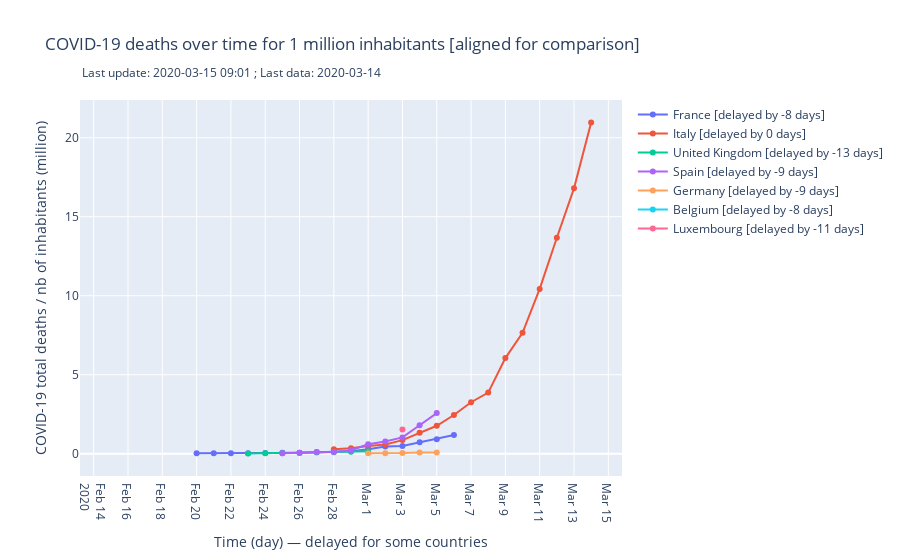

Notebook code cell kept with this figure:
### Markdown cell above
### Total deaths for 1 million inhabitants [aligned]

### Code cell
import plotly.graph_objects as go
import plotly

fig = go.Figure()

last_d = 16
offset_france = compute_offset(df_confirmed, 'Italy', 'France')
offset_uk = compute_offset(df_confirmed, 'Italy', 'United Kingdom')
offset_sp = compute_offset(df_confirmed, 'Italy', 'Spain')
offset_ge = compute_offset(df_confirmed, 'Italy', 'Germany')
upset_ch = 1

for c in countries:
    pop = countries[c]['pop']
    offset = countries[c]['offset']
    if offset==0: offset2=-1
    fig.add_trace(go.Scatter(x = df_deaths['date'][-last_d-offset:], y=df_deaths[c][-last_d:]/pop,
                    mode='lines+markers',
                    name='{} [delayed by {} days]'.format(c, -offset)))
    
"""
fig.add_trace(go.Scatter(x=df_deaths['date'][-last_d-offset_france:-offset_france], y=df_deaths['France'][-last_d:]/pop_fr,
                    mode='lines+markers',
                    name='France [delayed by {} days]'.format(-offset_france)))
fig.add_trace(go.Scatter(x=df_deaths['date'][-last_d:], y=df_deaths['Italy'][-last_d:]/pop_it,
                    mode='lines+markers',
                    name='Italy [reference]'))
fig.add_trace(go.Scatter(x=df_deaths['date'][-last_d-offset_uk:-offset_uk], y=df_deaths['United Kingdom'][-last_d:]/pop_uk,
                    mode='lines+markers',
                    name='UK [delayed by {} days]'.format(-offset_uk)))

fig.add_trace(go.Scatter(x=df_deaths['date'][-last_d:], y=df_deaths['China'][upset_ch : upset_ch+last_d]/pop_ch,
                    mode='lines+markers',
                    name='CH [delayed by {} days]'.format(len(df_confirmed)-upset_ch)))
fig.add_trace(go.Scatter(x=df_deaths['date'][-last_d-offset_sp:-offset_sp], y=df_deaths['Spain'][-last_d:]/pop_sp,
                    mode='lines+markers',
                    name='Spain [delayed by {} days]'.format(-offset_sp)))
fig.add_trace(go.Scatter(x=df_deaths['date'][-last_d-offset_ge:-offset_ge], y=df_deaths['Germany'][-last_d:]/pop_ge,
                    mode='lines+markers',
                    name='Germany [delayed by {} days]'.format(-offset_ge)))

"""
fig.update_layout(
    title="COVID-19 deaths over time for 1 million inhabitants [aligned for comparison]",
    xaxis_title="Time (day) — delayed for some countries",
    yaxis_title="COVID-19 total deaths / nb of inhabitants (million)",
    annotations = [dict(xref='paper',
        yref='paper',
        x=0, y=1.1,
        showarrow=False,
        text ='Last update: {} ; Last data: {}'.format(today, df_confirmed['date'].values[-1]))]
)

fig.update_xaxes(nticks = 30)

fig.show()
py.plot(fig, filename = 'deaths-aligned', auto_open=False)
plotly.offline.plot(fig, filename = 'deaths_aligned.html', auto_open=False)
#py.iplot(fig, filename='covid_aligned.html')

### Figure 1 — Plotly figure (JSON) as saved in the notebook; plotly's stock layout.template omitted (floating-point values rounded to 4 significant figures)
{"data": [{"mode": "lines+markers", "name": "France [delayed by -8 days]", "type": "scatter", "x": ["2020-02-20", "2020-02-21", "2020-02-22", "2020-02-23", "2020-02-24", "2020-02-25", "2020-02-26", "2020-02-27", "2020-02-28", "2020-02-29", "2020-03-01", "2020-03-02", "2020-03-03", "2020-03-04", "2020-03-05", "2020-03-06", "2020-03-07", "2020-03-08", "2020-03-09", "2020-03-10", "2020-03-11", "2020-03-12", "2020-03-13", "2020-03-14"], "y": [0.02986, 0.02986, 0.02986, 0.02986, 0.04478, 0.05971, 0.05971, 0.08957, 0.1343, 0.1493, 0.2836, 0.4478, 0.4926, 0.7165, 0.9106, 1.179]}, {"mode": "lines+markers", "name": "Italy [delayed by 0 days]", "type": "scatter", "x": ["2020-02-28", "2020-02-29", "2020-03-01", "2020-03-02", "2020-03-03", "2020-03-04", "2020-03-05", "2020-03-06", "2020-03-07", "2020-03-08", "2020-03-09", "2020-03-10", "2020-03-11", "2020-03-12", "2020-03-13", "2020-03-14"], "y": [0.2811, 0.3472, 0.4795, 0.5787, 0.8598, 1.323, 1.769, 2.447, 3.257, 3.869, 6.052, 7.655, 10.43, 13.67, 16.8, 20.97]}, {"mode": "lines+markers", "name": "United Kingdom [delayed by -13 days]", "type": "scatter", "x": ["2020-02-15", "2020-02-16", "2020-02-17", "2020-02-18", "2020-02-19", "2020-02-20", "2020-02-21", "2020-02-22", "2020-02-23", "2020-02-24", "2020-02-25", "2020-02-26", "2020-02-27", "2020-02-28", "2020-02-29", "2020-03-01", "2020-03-02", "2020-03-03", "2020-03-04", "2020-03-05", "2020-03-06", "2020-03-07", "2020-03-08", "2020-03-09", "2020-03-10", "2020-03-11", "2020-03-12", "2020-03-13", "2020-03-14"], "y": [null, null, null, null, null, null, null, null, 0.01505, 0.0301, 0.0301, 0.04515, 0.09031, 0.09031, 0.1204, 0.1505]}, {"mode": "lines+markers", "name": "Spain [delayed by -9 days]", "type": "scatter", "x": ["2020-02-19", "2020-02-20", "2020-02-21", "2020-02-22", "2020-02-23", "2020-02-24", "2020-02-25", "2020-02-26", "2020-02-27", "2020-02-28", "2020-02-29", "2020-03-01", "2020-03-02", "2020-03-03", "2020-03-04", "2020-03-05", "2020-03-06", "2020-03-07", "2020-03-08", "2020-03-09", "2020-03-10", "2020-03-11", "2020-03-12", "2020-03-13", "2020-03-14"], "y": [null, null, null, null, null, null, 0.02143, 0.06429, 0.1072, 0.1072, 0.2143, 0.6001, 0.7715, 1.029, 1.8, 2.572]}, {"mode": "lines+markers", "name": "Germany [delayed by -9 days]", "type": "scatter", "x": ["2020-02-19", "2020-02-20", "2020-02-21", "2020-02-22", "2020-02-23", "2020-02-24", "2020-02-25", "2020-02-26", "2020-02-27", "2020-02-28", "2020-02-29", "2020-03-01", "2020-03-02", "2020-03-03", "2020-03-04", "2020-03-05", "2020-03-06", "2020-03-07", "2020-03-08", "2020-03-09", "2020-03-10", "2020-03-11", "2020-03-12", "2020-03-13", "2020-03-14"], "y": [null, null, null, null, null, null, null, null, null, null, null, 0.02416, 0.02416, 0.03624, 0.07247, 0.07247]}, {"mode": "lines+markers", "name": "Belgium [delayed by -8 days]", "type": "scatter", "x": ["2020-02-20", "2020-02-21", "2020-02-22", "2020-02-23", "2020-02-24", "2020-02-25", "2020-02-26", "2020-02-27", "2020-02-28", "2020-02-29", "2020-03-01", "2020-03-02", "2020-03-03", "2020-03-04", "2020-03-05", "2020-03-06", "2020-03-07", "2020-03-08", "2020-03-09", "2020-03-10", "2020-03-11", "2020-03-12", "2020-03-13", "2020-03-14"], "y": [null, null, null, null, null, null, null, null, null, null, null, null, null, null, null, null]}, {"mode": "lines+markers", "name": "Luxembourg [delayed by -11 days]", "type": "scatter", "x": ["2020-02-17", "2020-02-18", "2020-02-19", "2020-02-20", "2020-02-21", "2020-02-22", "2020-02-23", "2020-02-24", "2020-02-25", "2020-02-26", "2020-02-27", "2020-02-28", "2020-02-29", "2020-03-01", "2020-03-02", "2020-03-03", "2020-03-04", "2020-03-05", "2020-03-06", "2020-03-07", "2020-03-08", "2020-03-09", "2020-03-10", "2020-03-11", "2020-03-12", "2020-03-13", "2020-03-14"], "y": [null, null, null, null, null, null, null, null, null, null, null, null, null, null, null, 1.538]}], "layout": {"annotations": [{"showarrow": false, "text": "Last update: 2020-03-15 09:01 ; Last data: 2020-03-14", "x": 0, "xref": "paper", "y": 1.1, "yref": "paper"}], "title": {"text": "COVID-19 deaths over time for 1 million inhabitants [aligned for comparison]"}, "xaxis": {"nticks": 30, "title": {"text": "Time (day) — delayed for some countries"}}, "yaxis": {"title": {"text": "COVID-19 total deaths / nb of inhabitants (million)"}}}}
